Frame 1 (no input): blank canvas, image omitted
Frame 60 (no input): blank canvas, image omitted
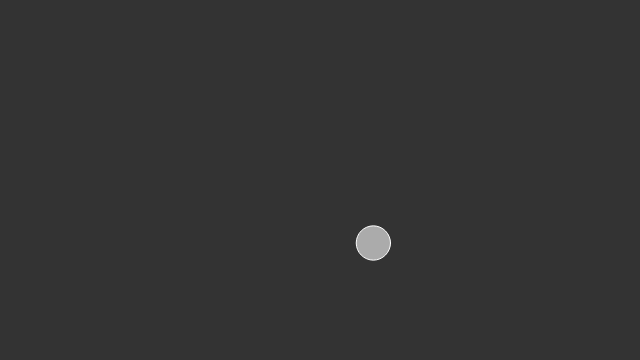
Frame 120 (the mouse pressed at the canvas centre since frame 60)

The p5.js sketch whose frames 1 and 60 were blank and that drew this single picture after the mouse press (run headless with seeded random() and noise() and a simulated clock; from frame 60 on, the mouse is pressed at the canvas centre):

// p5.js sketch
// ── sketch.js
// Daniel Shiffman
// https://www.kadenze.com/courses/the-nature-of-code
// http://natureofcode.com/
// Session 2: Array of Particles, multiple forces

var particles = [];
var pp = [];

function setup() {
    createCanvas(640, 360); //ウィンドウのサイズ
}

function mousePressed() {
    var p = new Particle(mouseX, mouseY, random(2,4)); //マウスが押されたとことに
    particles.push(p); //オブジェクト生成
}

function keyPressed() {
    if (key == ' ') { //スペースキーが押されたとき
	particles.splice(0, 3); //配列[0]から一つずつ消す
    }else if(keyCode == RIGHT_ARROW){
	var a = new PP(random(width),random(height), random(2,7)); //マウスが押されたとことに
	pp.push(a); //オブジェクト生成
    }else if(keyCode == LEFT_ARROW){
	pp.splice(0, 1); //配列[0]から一つずつ消す
    }
}

function draw() {
    background(51); //背景色
    var wind = createVector(0.1, 0); //風

    for (var i = 0; i < particles.length; i++) {
	var gravity = createVector(0, 0.2 * particles[i].mass); //重力(質力によって異なる)
	particles[i].applyForce(gravity);

	// Wind is applied only if mouse is pressed
	if (mouseIsPressed) {
	    particles[i].applyForce(wind);
	}

	particles[i].update();
	particles[i].edges();
	particles[i].display();
    }

    for (var j = 0; j < pp.length; j++) {
	var gravity = createVector(0, 0.2 * pp[j].mass); //重力(質力によって異なる)
	pp[j].applyForce(gravity);

	// Wind is applied only if mouse is pressed
	if (mouseIsPressed) {
	    pp[j].applyForce(wind);
	}

	pp[j].update();
	pp[j].edges();
	pp[j].display();
	
    }
}

// ── particle.js
// Daniel Shiffman
// https://www.kadenze.com/courses/the-nature-of-code
// http://natureofcode.com/
// Session 2: Array of Particles, multiple forces

function Particle(x, y, m) {
    this.pos = createVector(x, y);
    this.vel = createVector(0, 0);
    this.acc = createVector(0, 0);
    this.mass = m;

    this.applyForce = function(force) {
	var f = force.copy();
	f.div(this.mass);
	this.acc.add(f);
    }

    this.update = function() {
	this.vel.add(this.acc);
	this.pos.add(this.vel);
	this.acc.set(0, 0);
    }

    this.display = function() {
	//fill(random(0,255),random(0,255),random(0,255));
	fill(255, 150);
	// stroke(random(0,255),random(0,255),random(0,255));
	stroke(255);
	ellipse(this.pos.x, this.pos.y, this.mass*10, this.mass*10);
    }

    this.edges = function() {
	if (this.pos.y > height) {
	    this.vel.y *= -1;
	    this.pos.y = height;
	}

	if (this.pos.x > width) {
	    this.vel.x *= -1;
	    this.pos.x = width;
	}
    }
}

function PP(x, y, m) {
    this.pos = createVector(x, y);
    this.vel = createVector(0, 0);
    this.acc = createVector(0, 0);
    this.mass = m;

    this.applyForce = function(force) {
	var f = force.copy();
	f.div(this.mass);
	this.acc.add(f);
    }

    this.update = function() {
	this.vel.add(this.acc);
	this.pos.add(this.vel);
	this.acc.set(0, 0);
    }

    this.display = function() { //◎
	ellipseMode(RADIUS);
	fill(random(0,255),random(0,255),random(0,255));
	//fill(255, 150);
	stroke(random(0,255),random(0,255),random(0,255));
	//stroke(255);
	ellipse(this.pos.x, this.pos.y, this.mass*10, this.mass*10);

	ellipseMode(CENTER);
	fill(random(0,255),random(0,255),random(0,255));
	//fill(255, 150);
	stroke(random(0,255),random(0,255),random(0,255));
	//stroke(255);
	ellipse(this.pos.x, this.pos.y, this.mass*10, this.mass*10);
    }

    this.edges = function() {
	if (this.pos.y > height) {
	    this.vel.y *= -1;
	    this.pos.y = height;
	}

	if (this.pos.x > width) {
	    this.vel.x *= -1;
	    this.pos.x = width;
	}
    }
}
